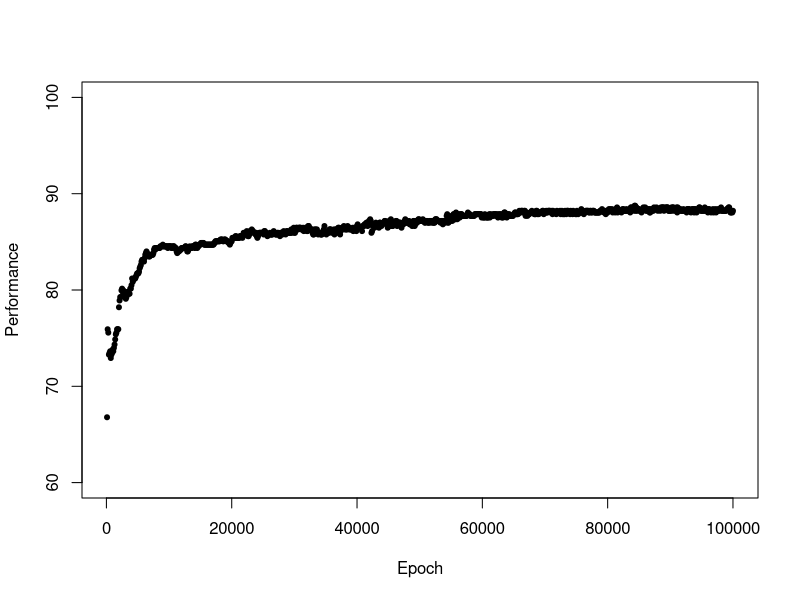
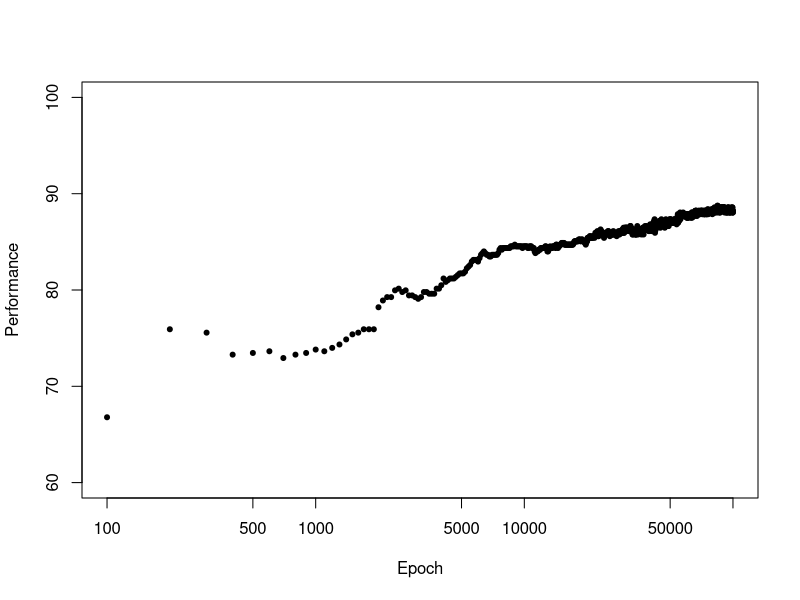
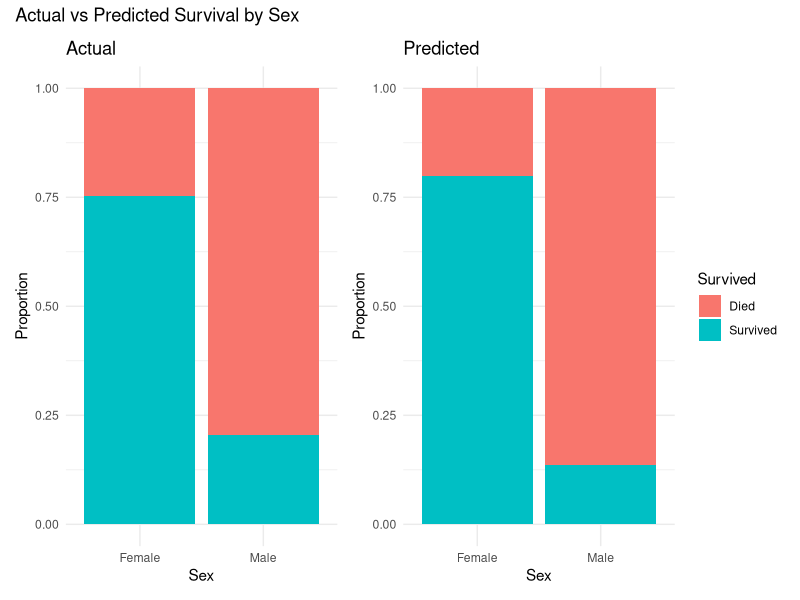
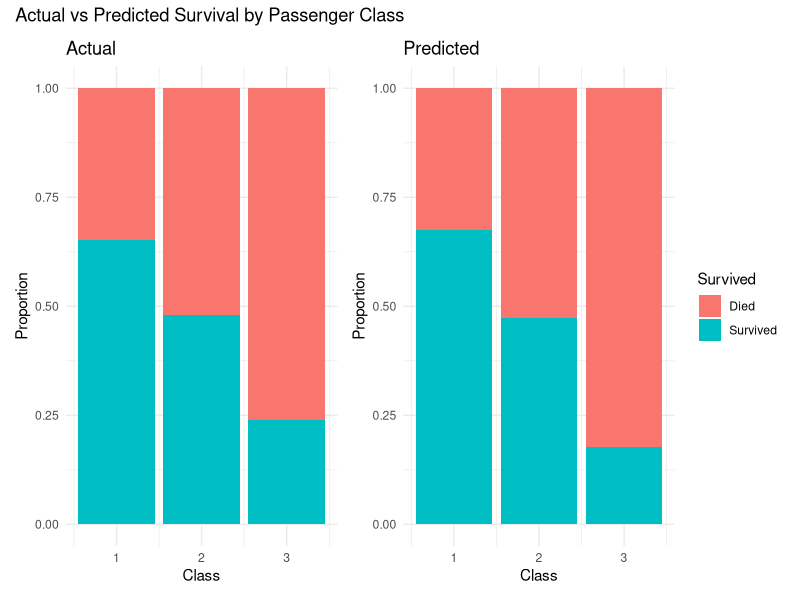
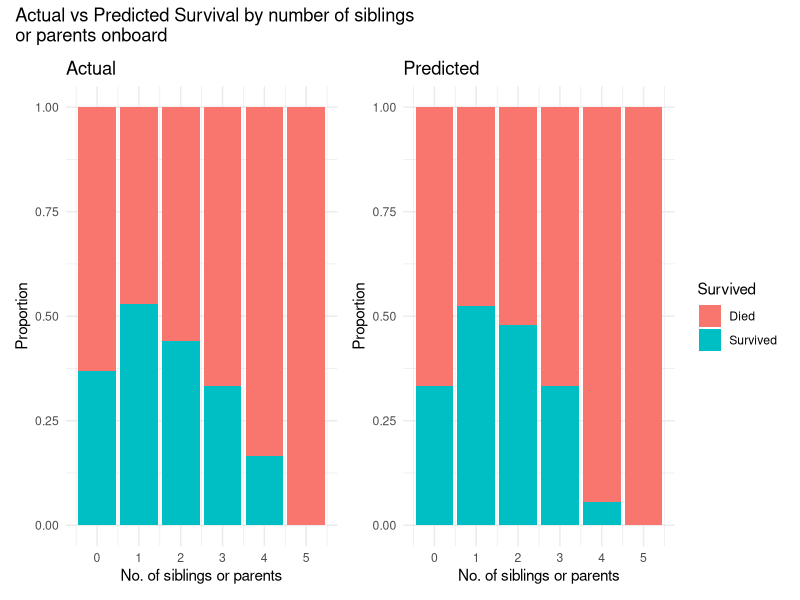

Write R code to recreate these figures, in order.
#setwd("C:\\Users\\galde\\OneDrive\\Documents\\true_dataPredictionPytorch")
library(ggplot2)
library(readxl)
library(patchwork)
pass_info = read.csv("train.csv", header = TRUE)
survived = read.csv("survivaldata.csv", header = TRUE)
model_predictions = read_excel(path = "predictions.xlsx", range="B1:C713")
true_data = cbind(pass_info, survived)

true_data$PassengerId = NULL
true_data$Age = true_data$Age + 30
true_data$Fare = true_data$Fare + 35
true_data$Sex = ifelse(true_data$Sex == 1, "Male", "Female")
true_data$Pclass = true_data$Pclass + 2
true_data$Survived = ifelse(true_data$Survived == 1, "Survived", "Died")

model_predictions$Prediction = ifelse(model_predictions$Prediction == 1, "Survived", "Died")
combined_data = cbind(true_data, model_predictions)
combined_data$PassengerId = NULL


options(scipen=9999)
performance = read_excel(path = 'performance.xlsx', range="B1:C1001")
plot(performance*100, pch = 20, ylim=c(60,100))
plot(performance*100, log="x", pch = 20, ylim=c(60,100))

confusion_matrix = table(
  Actual = combined_data$Survived,
  Predicted = combined_data$Prediction
)
confusion_matrix

TN = confusion_matrix["Died", "Died"]
FP = confusion_matrix["Died", "Survived"]
FN = confusion_matrix["Survived", "Died"]
TP = confusion_matrix["Survived", "Survived"]

accuracy = (TP + TN) / sum(confusion_matrix)
precision = TP / (TP + FP)

accuracy
precision



p1 = ggplot(combined_data, aes(x = Sex, fill = Survived)) +
  geom_bar(position = "fill") +
  labs(
    title = "Actual",
    x = "Sex",
    y = "Proportion",
    fill = "Survived"
  ) +
  theme_minimal()

p2 = ggplot(combined_data, aes(x = Sex, fill = Prediction)) +
  geom_bar(position = "fill") +
  labs(
    title = "Predicted",
    x = "Sex",
    y = "Proportion",
    fill = "Survived"
  ) +
  theme_minimal()

p1 + p2 + 
  plot_layout(ncol = 2, guides = "collect") +
  plot_annotation(title = "Actual vs Predicted Survival by Sex")


p3 = ggplot(combined_data, aes(x = Pclass, fill = Survived)) +
  geom_bar(position = "fill") +
  labs(
    title = "Actual",
    x = "Class",
    y = "Proportion",
    fill = "Survived"
  ) +
  theme_minimal()


p4 = ggplot(combined_data, aes(x = Pclass, fill = Prediction)) +
  geom_bar(position = "fill") +
  labs(
    title = "Predicted",
    x = "Class",
    y = "Proportion",
    fill = "Survived"
  ) +
  theme_minimal()

p3 + p4 + 
  plot_layout(ncol = 2, guides = "collect") +
  plot_annotation(title = "Actual vs Predicted Survival by Passenger Class")

p5 = ggplot(combined_data, aes(x = SibSp, fill = Survived)) +
  geom_bar(position = "fill") +
  labs(
    title = "Actual",
    x = "No. of siblings or parents",
    y = "Proportion",
    fill = "Survived"
  ) +
  theme_minimal()+
  scale_x_continuous(breaks = seq(0, 5, by = 1))

p6 = ggplot(combined_data, aes(x = SibSp, fill = Prediction)) +
  geom_bar(position = "fill") +
  labs(
    title = "Predicted",
    x = "No. of siblings or parents",
    y = "Proportion",
    fill = "Survived"
  ) +
  theme_minimal()+
  scale_x_continuous(breaks = seq(0, 5, by = 1))

p5 + p6 + 
  plot_layout(ncol = 2, guides = "collect") +
  plot_annotation(title = "Actual vs Predicted Survival by number of siblings\nor parents onboard")


chisq.test(table(combined_data$Sex, combined_data$Survived))
chisq.test(table(combined_data$Sex, combined_data$Prediction))
chisq.test(table(combined_data$Pclass, combined_data$Survived))
chisq.test(table(combined_data$Pclass, combined_data$Prediction))
chisq.test(table(combined_data$Parch, combined_data$Survived))
